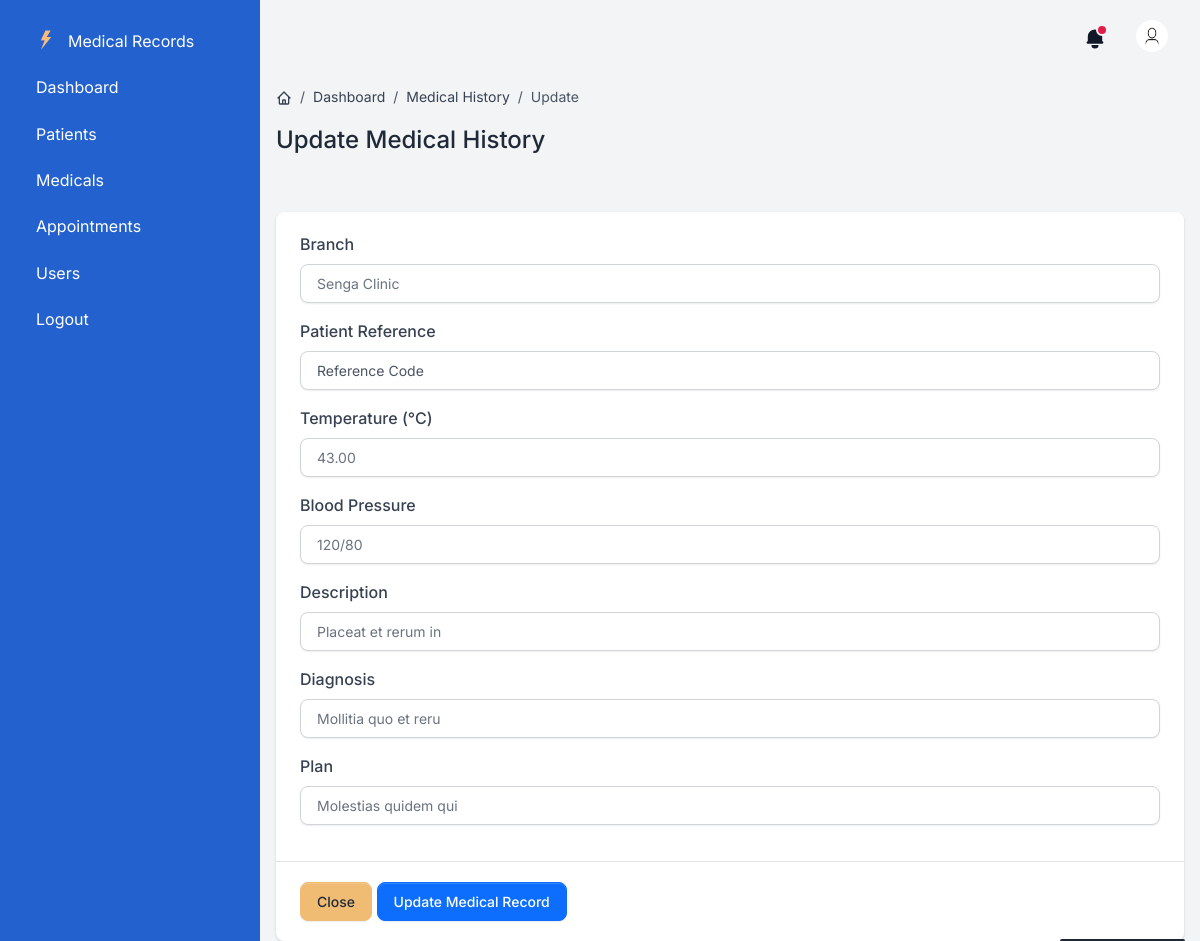
/medicals/update/1, run on an earlier commit of the app's database.
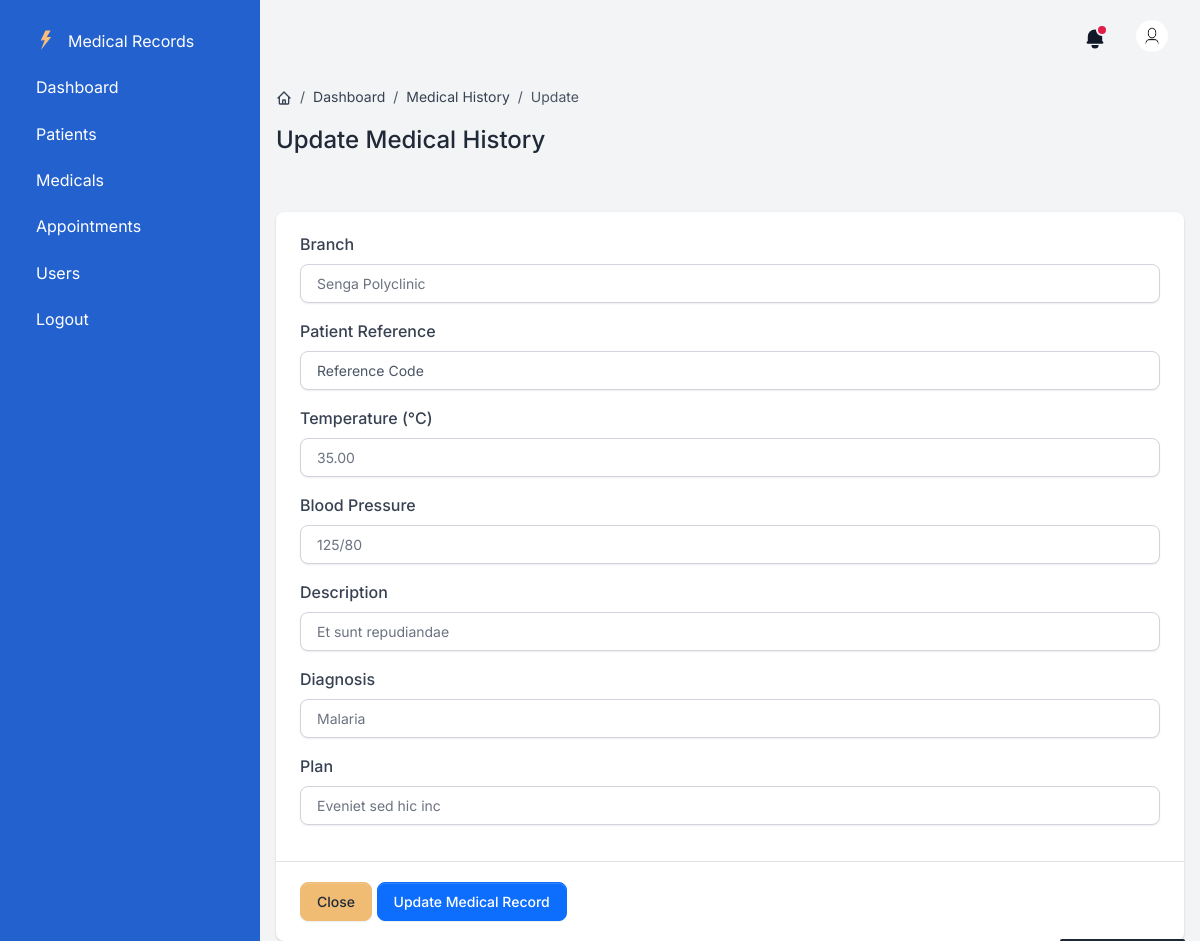
And on a later commit of the database.
### app/models.py (models this page shows, shortened)
class MedicalHistory(db.Model):
    id = db.Column(db.Integer, primary_key=True)
    patient_id = db.Column(db.Integer, nullable=False)
    branch_id = db.Column(db.Integer, nullable=False)
    temperature = db.Column(db.Float, nullable=False)
    bp = db.Column(db.String(7), nullable=False)
    description = db.Column(db.Text, nullable=False)
    diagnosis = db.Column(db.Text, nullable=False)
    plan = db.Column(db.Text, nullable=False)
    created_at = db.Column(db.DateTime(timezone=True), default=datetime.datetime.now)

### app/medical.py (the view, shortened to what this page needs)
@medicals_bp.route('/medicals/update/<int:id>', methods=['GET', 'POST'])
def update_medicals(id):
    medical_history = MedicalHistory.query.get_or_404(id)
    form = MedicalHistoryForm(obj=medical_history)
    return render_template('medicals/update_medical.html', form=form, medical_history=medical_history)

### app/forms.py
class MedicalHistoryForm(FlaskForm):
    branch = QuerySelectField('Branch', query_factory=lambda: Branch.query.all(), get_label='name', allow_blank=False, validators=[DataRequired()])
    reference = StringField('Patient Reference', validators=[DataRequired(), Length(min=2, max=20)], render_kw={"placeholder": "Reference Code"})
    temperature = DecimalField('Temperature (°C)', validators=[DataRequired(), NumberRange(min=30, max=45)])
    bp = StringField('Blood Pressure', validators=[DataRequired(), Regexp(r'\d{2,3}/\d{2,3}', message="BP format should be like 120/80")])
    description = StringField('Description', validators=[DataRequired()])
    diagnosis = StringField('Diagnosis', validators=[DataRequired()])
    plan = StringField('Plan', validators=[DataRequired()])
    submit = SubmitField('Submit')

### app/templates/medicals/update_medical.html (shortened to what this page needs)
{% extends "base.html" %}
{% block content %}
    <div class="d-flex justify-content-between flex-wrap flex-md-nowrap align-items-center py-4">
        <div class="d-block mb-4 mb-md-0">
            <nav aria-label="breadcrumb" class="d-none d-md-inline-block">
                <ol class="breadcrumb breadcrumb-dark breadcrumb-transparent">
                    <li class="breadcrumb-item">
                        <a href="{{ url_for('dashboard.dashboard') }}">
                        </a>
                    </li>
                    <li class="breadcrumb-item"><a href="{{ url_for('dashboard.dashboard') }}">Dashboard</a></li>
                    <li class="breadcrumb-item"><a href="{{ url_for('medicals.medicals') }}">Medical History</a></li>
                    <li class="breadcrumb-item active" aria-current="page">Update</li>
                </ol>
            </nav>
            <h2 class="h4">Update Medical History</h2>
        </div>
    </div>
    <div class="card border-0 shadow table-wrapper table-responsive">
        <form method="POST" action="{{ url_for('medicals.update_medicals', id=medical_history.id) }}">
            <div class="card-body">
                <div class="mb-3">
                    {{ form.branch.label(class="form-label") }}
                    {{ form.branch(class="form-control" + (' is-invalid' if form.branch.errors else '')) }}
                </div>
                <div class="mb-3">
                    {{ form.reference.label(class="form-label") }}
                    {{ form.reference(class="form-control" + (' is-invalid' if form.reference.errors else '')) }}
                </div>
                <div class="mb-3">
                    {{ form.temperature.label(class="form-label") }}
                    {{ form.temperature(class="form-control" + (' is-invalid' if form.temperature.errors else '')) }}
                </div>
                <div class="mb-3">
                    {{ form.bp.label(class="form-label") }}
                    {{ form.bp(class="form-control" + (' is-invalid' if form.bp.errors else '')) }}
                </div>
                <div class="mb-3">
                    {{ form.description.label(class="form-label") }}
                    {{ form.description(class="form-control" + (' is-invalid' if form.description.errors else '')) }}
                </div>
                <div class="mb-3">
                    {{ form.diagnosis.label(class="form-label") }}
                    {{ form.diagnosis(class="form-control" + (' is-invalid' if form.diagnosis.errors else '')) }}
                </div>
                <div class="mb-3">
                    {{ form.plan.label(class="form-label") }}
                    {{ form.plan(class="form-control" + (' is-invalid' if form.plan.errors else '')) }}
                </div>
            </div>
            <div class="card-footer">
                <button type="button" class="btn btn-secondary" data-bs-dismiss="modal">Close</button>
                <button type="submit" class="btn btn-primary">Update Medical Record</button>
            </div>
        </form>
    </div>
{% endblock %}

### app/templates/base.html (shortened to what this page needs)
<!DOCTYPE html>
<html lang="en">
    <head>
        <link type="text/css" href="{{ url_for('static', filename='vendor/sweetalert2/dist/sweetalert2.min.css')}}" rel="stylesheet">
        <link type="text/css" href="{{ url_for('static', filename='vendor/notyf/notyf.min.css')}}" rel="stylesheet">
        <link type="text/css" href="{{ url_for('static', filename='css/volt.css')}}" rel="stylesheet">
    </head>
<body>
    <nav id="sidebarMenu" class="sidebar d-lg-block bg-info text-white collapse" data-simplebar>
        <div class="sidebar-inner px-4 pt-3">
            <ul class="nav flex-column pt-3 pt-md-0">
                <li class="nav-item">
                    <a href="{{ url_for('dashboard.dashboard') }}" class="nav-link d-flex align-items-center">
                    <span class="sidebar-icon">
                        <img src="{{ url_for('static', filename='assets/img/brand/light.svg') }}" height="20" width="20" alt="Volt Logo">
                    </span>
                    <span class="mt-1 ms-1 sidebar-text">Medical Records</span>
                    </a>
                </li>
                <li class="nav-item">
                    <a href="{{ url_for('dashboard.dashboard') }}" class="nav-link">
                        <span class="sidebar-text">Dashboard</span>
                    </a>
                </li>
                <li class="nav-item">
                    <a href="{{ url_for('patients.patients') }}" class="nav-link">
                        <span class="sidebar-text">Patients</span>
                    </a>
                </li>
                <li class="nav-item">
                    <a href="{{ url_for('medicals.medicals') }}" class="nav-link">
                        <span class="sidebar-text">Medicals</span>
                    </a>
                </li>
                <li class="nav-item">
                    <a href="{{ url_for('appointments.appointments') }}" class="nav-link">
                        <span class="sidebar-text">Appointments</span>
                    </a>
                </li>
                <li class="nav-item">
                    <a href="{{ url_for('users.users') }}" class="nav-link">
                        <span class="sidebar-text">Users</span>
                    </a>
                </li>
                <li class="nav-item">
                    <a href="{{ url_for('auth.logout') }}" class="nav-link">
                        <span class="sidebar-text">Logout</span>
                    </a>
                </li>
            </ul>
        </div>
    </nav>
        <main class="content">
            <nav class="navbar navbar-top navbar-expand navbar-dashboard navbar-dark ps-0 pe-2 pb-0">
                <div class="container-fluid px-0">
                    <div class="d-flex justify-content-between w-100" id="navbarSupportedContent">
                        <ul class="navbar-nav align-items-center">
                            <li class="nav-item dropdown">
                                <a class="nav-link text-dark notification-bell unread dropdown-toggle" data-unread-notifications="true" href="#" role="button" data-bs-toggle="dropdown" data-bs-display="static" aria-expanded="false">
                                    <svg class="icon icon-sm text-gray-900" fill="currentColor" viewBox="0 0 20 20" xmlns="http://www.w3.org/2000/svg"><path d="M10 2a6 6 0 00-6 6v3.586l-.707.707A1 1 0 004 14h12a1 1 0 00.707-1.707L16 11.586V8a6 6 0 00-6-6zM10 18a3 3 0 01-3-3h6a3 3 0 01-3 3z"></path></svg>
                                </a>
                            </li>
                            <li class="nav-item dropdown ms-lg-3">
                                <a class="nav-link dropdown-toggle pt-1 px-0" href="#" role="button" data-bs-toggle="dropdown" aria-expanded="false">
                                    <div class="media d-flex align-items-center">
                                        <img class="avatar rounded-circle" alt="Image placeholder" src="{{ url_for('static', filename='images/user-icon.jpg') }}">
                                    </div>
                                </a>
                            </li>
                        </ul>
                    </div>
                </div>
            </nav>
            {% block content %}
            {% endblock %}
        </main>
</body>
</html>

What changed in the data, as far as the page shows it:
changed MedicalHistory: branch "Senga Clinic" → "Senga Polyclinic"; temperature "43.00" → "35.00"; bp "120/80" → "125/80"; description "Placeat et rerum in" → "Et sunt repudiandae"; diagnosis "Mollitia quo et reru" → "Malaria"; plan "Molestias quidem qui" → "Eveniet sed hic inc"
